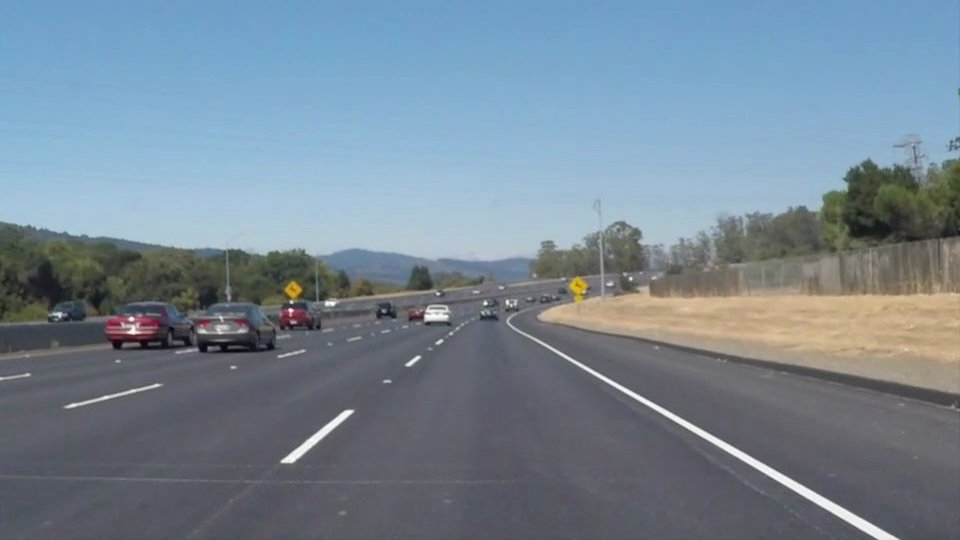
#> input picture JetsonNano/test_images/solidWhiteCurve.jpg, 960 x 540 px; its folder holds 4 pictures in this run
$ python laneDetection_simple.py
#> lines starting #> are read from the running program, lines starting #| are printed output that depends on the picture
import os
import matplotlib.pyplot as plt
import numpy as np
import cv2 as cv2

#%matplotlib inline

from moviepy.editor import VideoFileClip


##########################################################
##                  GETTING THE IMAGES                  ##
##########################################################

imageDir = 'test_images/'
imageFiles = os.listdir(imageDir)

imageList = []

for i in range(0, len(imageFiles)):
    imageList.append(cv2.imread(imageDir + imageFiles[i]))

print(imageFiles)

def display_images(images, cmap=None):
    plt.figure(figsize=(40,40))
    for i, image in enumerate(images):
    	plt.subplot(3,2,i+1)
    	plt.imshow(image, cmap)
    	plt.autoscale(tight=True)
    plt.show()
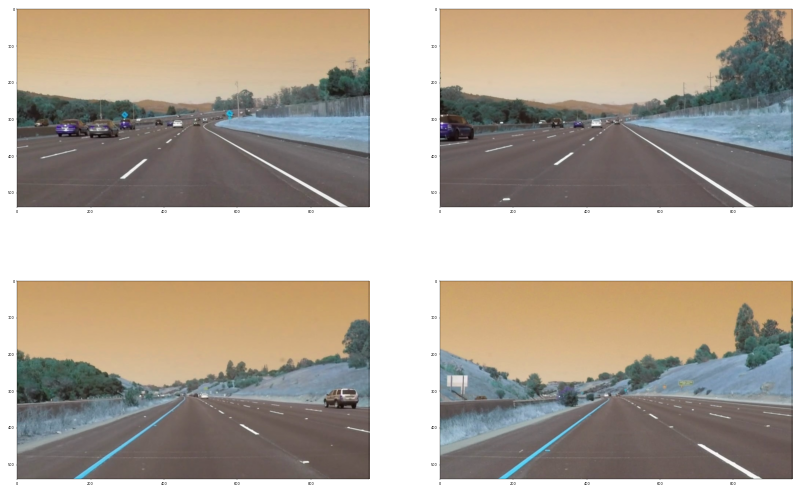
#> figure drawn by matplotlib, 4 panels; B, G, R data is drawn as R, G, B
    #for i, image in enumerate(images):
    #    cv2.imshow("image", image)

display_images(imageList)

##########################################################
##              MASKING UNNECESSARY COLORS              ##
##########################################################

def color_filter(image):
    #convert to HLS to mask based on HLS
#> (the run stopped early here; a loop or call above may not have finished)
